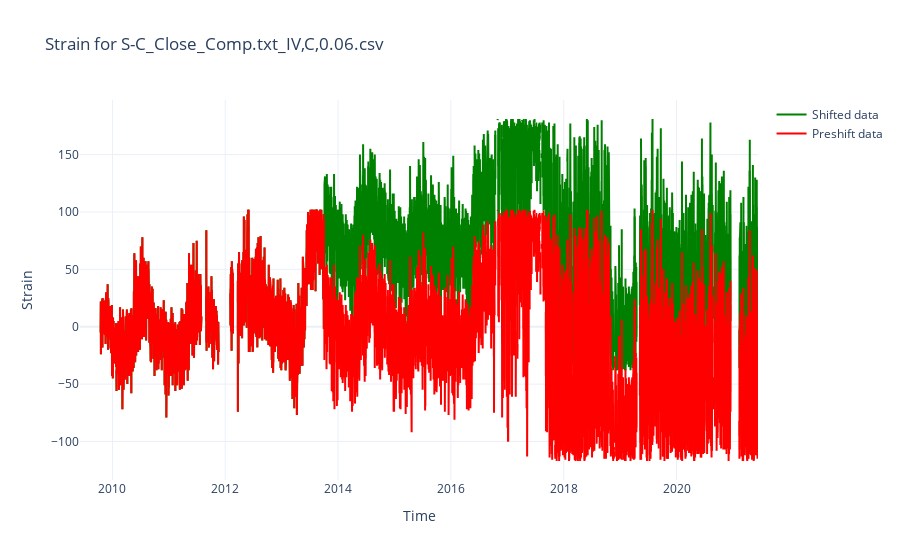

Notebook code cell kept with this figure:
### Code cell
# Add the root project directory to the Python path
project_root = Path.cwd().parent  # This will get the project root since the notebook is in 'notebooks/'
sys.path.append(str(project_root))

from configs.path_config import EXTRACTED_DATA_DIR

base_dir = EXTRACTED_DATA_DIR
file = 'S-C_Close_Comp.txt_IV,C,0.06.csv'
path = Path(base_dir) / 'group_alvbrodel' / file
# path = Path(base_dir) / 'group_alvbrodel_shifted' / file

print(path)

df = pd.read_csv(path, parse_dates=['Time'])

# df = df.iloc[12216:-1]



from src.processing import remove_outliers


df = remove_outliers.clean_zeros_outliers(df)

df_orginal = df.copy()

#Shift sequence here. 
# Define indices
start_idx = 9491  # Start index of the sequence to shift
end_idx = 26335    # End index (inclusive)
reference_idx = 9475  # The point we want to align the start of the sequence to

# Calculate shift amount
shift_value = df.loc[reference_idx, 'Strain'] - df.loc[start_idx, 'Strain']

# Apply shift to the selected sequence
df.loc[start_idx:end_idx, 'Strain'] += shift_value


fig = go.Figure()

# Add traces for the different data series
fig.add_trace(go.Scatter(x=df['Time'], y=df['Strain'], mode='lines', name='Shifted data', line=dict(color='green')))
fig.add_trace(go.Scatter(x=df_orginal['Time'], y=df_orginal['Strain'], mode='lines', name='Preshift data', line=dict(color='red')))


# Add labels
fig.update_layout(
    title=f'Strain for {file}',
    xaxis_title='Time',
    yaxis_title='Strain',
    template='plotly_white'
)


# Show the plot
fig.show()

### Figure 1 — Plotly figure (JSON) as saved in the notebook; plotly's stock layout.template omitted (floating-point values rounded to 4 significant figures; data arrays with more than 128 entries replaced by an {"elided": "..."} marker saying what was removed)
{"data": [{"line": {"color": "green"}, "mode": "lines", "name": "Shifted data", "type": "scatter", "x": {"elided": "26339 str values"}, "y": {"elided": "26339 int values"}}, {"line": {"color": "red"}, "mode": "lines", "name": "Preshift data", "type": "scatter", "x": {"elided": "26339 str values"}, "y": {"elided": "26339 int values"}}], "layout": {"title": {"text": "Strain for S-C_Close_Comp.txt_IV,C,0.06.csv"}, "xaxis": {"title": {"text": "Time"}}, "yaxis": {"title": {"text": "Strain"}}}}
